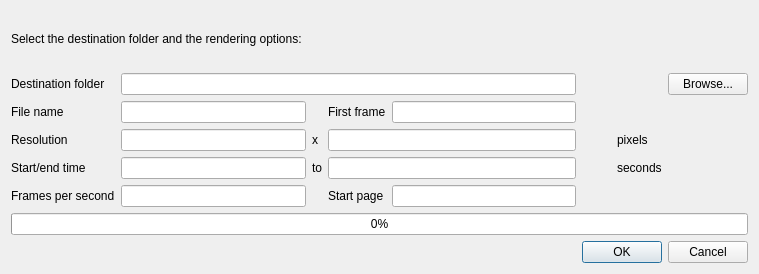
<?xml version="1.0" encoding="UTF-8"?>
<ui version="4.0">
 <class>RenderToFileDialog</class>
 <widget class="QDialog" name="RenderToFileDialog">
  <property name="windowModality">
   <enum>Qt::ApplicationModal</enum>
  </property>
  <property name="geometry">
   <rect>
    <x>0</x>
    <y>0</y>
    <width>759</width>
    <height>274</height>
   </rect>
  </property>
  <property name="sizePolicy">
   <sizepolicy hsizetype="Minimum" vsizetype="Preferred">
    <horstretch>0</horstretch>
    <verstretch>0</verstretch>
   </sizepolicy>
  </property>
  <property name="windowTitle">
   <string>Render to files</string>
  </property>
  <layout class="QGridLayout" name="gridLayout">
   <item row="2" column="1" colspan="4">
    <widget class="QLineEdit" name="folderEdit"/>
   </item>
   <item row="3" column="1">
    <widget class="QLineEdit" name="fileEdit">
     <property name="toolTip">
      <string>%0d: frame number with leading zeros; %%: percent; numeric printf formats accepted</string>
     </property>
     <property name="text">
      <string/>
     </property>
    </widget>
   </item>
   <item row="4" column="6">
    <widget class="QLabel" name="pixelsLabel">
     <property name="text">
      <string>pixels</string>
     </property>
    </widget>
   </item>
   <item row="3" column="0">
    <widget class="QLabel" name="fileLabel">
     <property name="text">
      <string>File name</string>
     </property>
    </widget>
   </item>
   <item row="4" column="0">
    <widget class="QLabel" name="resolutionLabel">
     <property name="text">
      <string>Resolution</string>
     </property>
    </widget>
   </item>
   <item row="5" column="0">
    <widget class="QLabel" name="startEndLabel">
     <property name="text">
      <string>Start/end time</string>
     </property>
    </widget>
   </item>
   <item row="7" column="0" colspan="8">
    <widget class="QProgressBar" name="progressBar">
     <property name="value">
      <number>0</number>
     </property>
    </widget>
   </item>
   <item row="3" column="4">
    <widget class="QLineEdit" name="firstFrameEdit">
     <property name="text">
      <string/>
     </property>
    </widget>
   </item>
   <item row="6" column="1">
    <widget class="QLineEdit" name="fpsEdit"/>
   </item>
   <item row="8" column="5" colspan="3">
    <widget class="QDialogButtonBox" name="buttonBox">
     <property name="orientation">
      <enum>Qt::Horizontal</enum>
     </property>
     <property name="standardButtons">
      <set>QDialogButtonBox::Cancel|QDialogButtonBox::Ok</set>
     </property>
    </widget>
   </item>
   <item row="5" column="2">
    <widget class="QLabel" name="toLabel">
     <property name="text">
      <string>to</string>
     </property>
    </widget>
   </item>
   <item row="4" column="1">
    <widget class="QLineEdit" name="xResolution"/>
   </item>
   <item row="2" column="7">
    <widget class="QPushButton" name="browseButton">
     <property name="text">
      <string>Browse...</string>
     </property>
    </widget>
   </item>
   <item row="5" column="1">
    <widget class="QLineEdit" name="startEdit"/>
   </item>
   <item row="0" column="0" colspan="6">
    <widget class="QLabel" name="msgLabel">
     <property name="text">
      <string>Select the destination folder and the rendering options:</string>
     </property>
     <property name="wordWrap">
      <bool>true</bool>
     </property>
    </widget>
   </item>
   <item row="6" column="0">
    <widget class="QLabel" name="fpsLabel">
     <property name="text">
      <string>Frames per second</string>
     </property>
    </widget>
   </item>
   <item row="4" column="2">
    <widget class="QLabel" name="xLabel">
     <property name="text">
      <string>x</string>
     </property>
    </widget>
   </item>
   <item row="5" column="6">
    <widget class="QLabel" name="secondsLabel">
     <property name="text">
      <string>seconds</string>
     </property>
    </widget>
   </item>
   <item row="4" column="3" colspan="2">
    <widget class="QLineEdit" name="yResolution"/>
   </item>
   <item row="5" column="3" colspan="2">
    <widget class="QLineEdit" name="endEdit">
     <property name="text">
      <string/>
     </property>
    </widget>
   </item>
   <item row="2" column="0">
    <widget class="QLabel" name="folderLabel">
     <property name="text">
      <string>Destination folder</string>
     </property>
    </widget>
   </item>
   <item row="3" column="3">
    <widget class="QLabel" name="firstFrameLabel">
     <property name="text">
      <string>First frame</string>
     </property>
    </widget>
   </item>
   <item row="6" column="3">
    <widget class="QLabel" name="startPageLabel">
     <property name="text">
      <string>Start page</string>
     </property>
    </widget>
   </item>
   <item row="6" column="4">
    <widget class="QLineEdit" name="startPageEdit">
     <property name="toolTip">
      <string>0 for current page</string>
     </property>
    </widget>
   </item>
  </layout>
 </widget>
 <tabstops>
  <tabstop>folderEdit</tabstop>
  <tabstop>browseButton</tabstop>
  <tabstop>fileEdit</tabstop>
  <tabstop>firstFrameEdit</tabstop>
  <tabstop>xResolution</tabstop>
  <tabstop>yResolution</tabstop>
  <tabstop>startEdit</tabstop>
  <tabstop>endEdit</tabstop>
  <tabstop>fpsEdit</tabstop>
  <tabstop>buttonBox</tabstop>
 </tabstops>
 <resources/>
 <connections>
  <connection>
   <sender>buttonBox</sender>
   <signal>accepted()</signal>
   <receiver>RenderToFileDialog</receiver>
   <slot>accept()</slot>
   <hints>
    <hint type="sourcelabel">
     <x>248</x>
     <y>254</y>
    </hint>
    <hint type="destinationlabel">
     <x>157</x>
     <y>274</y>
    </hint>
   </hints>
  </connection>
  <connection>
   <sender>buttonBox</sender>
   <signal>rejected()</signal>
   <receiver>RenderToFileDialog</receiver>
   <slot>reject()</slot>
   <hints>
    <hint type="sourcelabel">
     <x>316</x>
     <y>260</y>
    </hint>
    <hint type="destinationlabel">
     <x>286</x>
     <y>274</y>
    </hint>
   </hints>
  </connection>
 </connections>
</ui>
